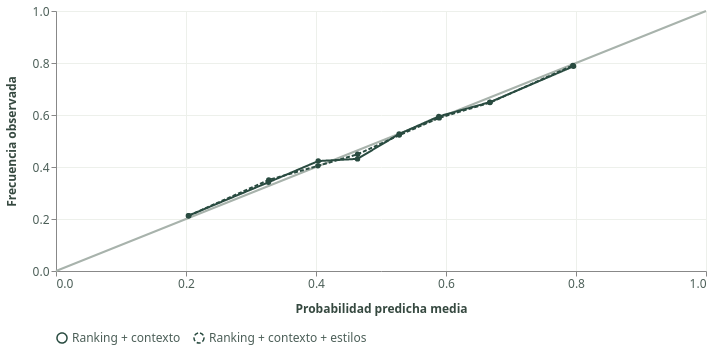

Source (notebook cell):
### Code cell
alt.Chart.from_dict(graficos['calibracion']).properties(width=650)

### Figure 1 — Vega-Lite specification as saved in the notebook (floating-point values rounded to 4 significant figures)
{"config": {"view": {"continuousWidth": 300, "continuousHeight": 300, "stroke": null}, "axis": {"gridColor": "#EDF0EB", "labelColor": "#4C5F58", "labelFontSize": 12, "labelLimit": 290, "tickCount": 6, "titleColor": "#364940", "titleFontSize": 12, "titlePadding": 14}, "background": "#FFFFFF", "font": "Segoe UI, system-ui, sans-serif", "legend": {"columns": 3, "labelColor": "#4C5F58", "labelFontSize": 12, "titleColor": "#364940", "titleFontSize": 12}}, "layer": [{"mark": {"type": "line", "color": "#A8B3AC"}, "data": {"name": "data-42f50405073b2dbe8396db6b7dd2f6be"}, "encoding": {"x": {"field": "x", "type": "quantitative"}, "y": {"field": "y", "type": "quantitative"}}}, {"mark": {"type": "line", "point": true}, "data": {"name": "data-d8fc578148989f1ac921500a87bb4964"}, "encoding": {"color": {"value": "#294B40"}, "strokeDash": {"field": "modelo", "legend": {"orient": "bottom", "title": null}, "type": "nominal"}, "tooltip": [{"field": "modelo", "type": "nominal"}, {"field": "probabilidad_media", "type": "quantitative"}, {"field": "frecuencia_real", "type": "quantitative"}], "x": {"field": "probabilidad_media", "scale": {"domain": [0, 1]}, "title": "Probabilidad predicha media", "type": "quantitative"}, "y": {"field": "frecuencia_real", "scale": {"domain": [0, 1]}, "title": "Frecuencia observada", "type": "quantitative"}}}], "datasets": {"data-42f50405073b2dbe8396db6b7dd2f6be": [{"x": 0, "y": 0}, {"x": 1, "y": 1}], "data-d8fc578148989f1ac921500a87bb4964": [{"modelo": "Ranking + contexto", "probabilidad_media": 0.2037, "frecuencia_real": 0.2127}, {"modelo": "Ranking + contexto", "probabilidad_media": 0.3268, "frecuencia_real": 0.3411}, {"modelo": "Ranking + contexto", "probabilidad_media": 0.4034, "frecuencia_real": 0.4228}, {"modelo": "Ranking + contexto", "probabilidad_media": 0.4638, "frecuencia_real": 0.4312}, {"modelo": "Ranking + contexto", "probabilidad_media": 0.5279, "frecuencia_real": 0.5268}, {"modelo": "Ranking + contexto", "probabilidad_media": 0.589, "frecuencia_real": 0.5946}, {"modelo": "Ranking + contexto", "probabilidad_media": 0.6675, "frecuencia_real": 0.6493}, {"modelo": "Ranking + contexto", "probabilidad_media": 0.7962, "frecuencia_real": 0.7873}, {"modelo": "Ranking + contexto + estilos", "probabilidad_media": 0.2043, "frecuencia_real": 0.2127}, {"modelo": "Ranking + contexto + estilos", "probabilidad_media": 0.3273, "frecuencia_real": 0.3501}, {"modelo": "Ranking + contexto + estilos", "probabilidad_media": 0.4029, "frecuencia_real": 0.4044}, {"modelo": "Ranking + contexto + estilos", "probabilidad_media": 0.4641, "frecuencia_real": 0.4489}, {"modelo": "Ranking + contexto + estilos", "probabilidad_media": 0.5281, "frecuencia_real": 0.5226}, {"modelo": "Ranking + contexto + estilos", "probabilidad_media": 0.5895, "frecuencia_real": 0.5889}, {"modelo": "Ranking + contexto + estilos", "probabilidad_media": 0.6677, "frecuencia_real": 0.6477}, {"modelo": "Ranking + contexto + estilos", "probabilidad_media": 0.7952, "frecuencia_real": 0.7906}]}, "height": 260, "width": 650, "$schema": "https://vega.github.io/schema/vega-lite/v6.4.1.json"}
